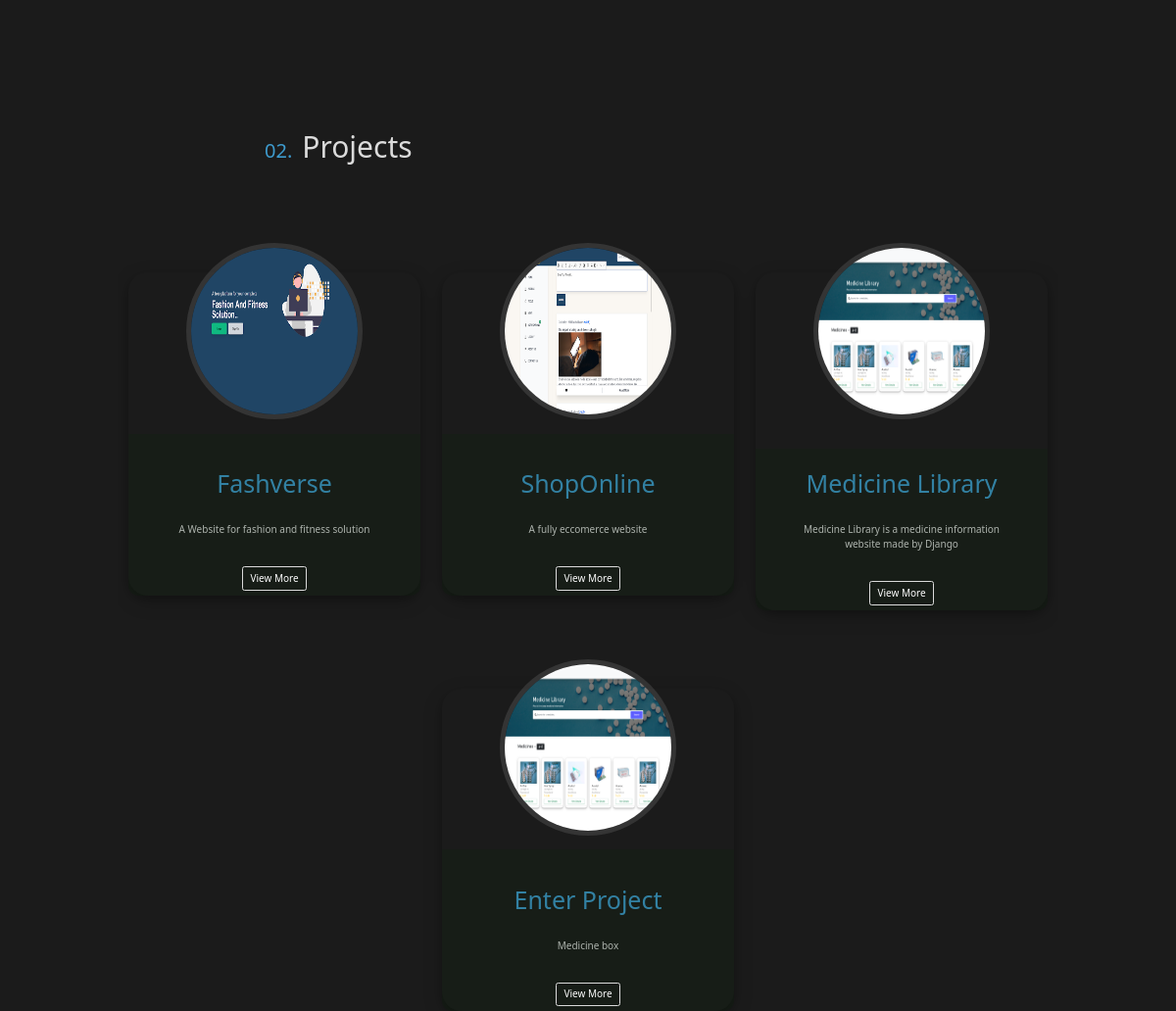
The app's page /rak1b (lower part), older data.
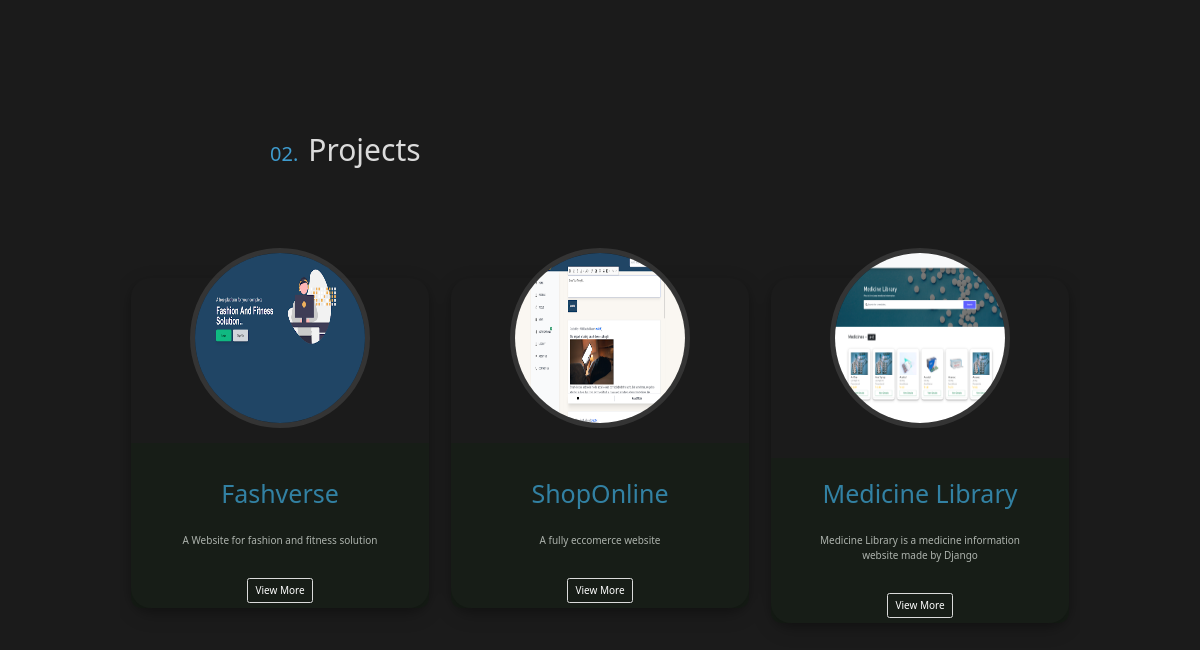
The same page, newer data.
### EditPortfolio/models.py (models this page shows)
class projectsModel(models.Model):
    user = models.ForeignKey(User,on_delete=models.CASCADE)
    title = models.CharField(max_length=250)
    short_description = models.CharField(max_length=250)
    full_description = FroalaField()
    image = models.ImageField(upload_to ='projects/')
    created = models.DateTimeField(auto_now_add=True)

### PublishedPortfolio/views.py (the view, shortened to what this page needs)
# urls.py: path("<str:name>",publishedView,name="published"),
def publishedView(request,name):
  user = User.objects.filter(username=name).first()
  navdetails = NavbarModel.objects.filter(user=user.id).first()
  if user:
    hero_contents = heroModel.objects.filter(username=name).first()
    hero_contents_default = heroModel.objects.filter(username="default").first()
    pmodel = projectsModel.objects.filter(user = user)
    theme = Theme.objects.filter(user=user).first()
    if hero_contents is not None:
        data = {
            "check": 1,
            'before_name': hero_contents.before_name,
            'name': hero_contents.fullname,
            'before_description': hero_contents.before_description,
            'description': hero_contents.description,
        }
    return render(request, "published/index.html", context={
        'data': data,
        'projects' : pmodel,
        'theme':theme,
        'navbar':navdetails
    })
  else:
    return HttpResponse("User dont exists,please create a account")

### templates/published/index.html (shortened to what this page needs)
{% extends "base.html" %}
 {% load static %}
 {% block css %}
<link rel="stylesheet" href="{% static 'css/navbar.css' %}" type="text/css" />
<link
  rel="stylesheet"
  href="{% static 'css/edit/edit.css' %}"
  type="text/css"
/>
{% endblock %}
  {% block content %}
  <div style="background: {{color}};"  class="background_full">
     {% include "Hero/hero.html" with data=data %}
     {% include "projects/projects_container.html" with published=1 %}
  </div>
{% endblock %}

### templates/base.html (shortened to what this page needs)
{% load static %}
<!DOCTYPE html>
<html lang="en">
  <head>
    <link
      rel="stylesheet"
      href="{% static 'assets/splideJs/css/splide.min.css' %}"
      type="text/css"
    />
    <link
      rel="stylesheet"
      href="{% static 'assets/bootstrap/bootstrap/css/bootstrap.min.css' %}"
      type="text/css"
    />
    <link
      rel="stylesheet"
      href="https://maxcdn.bootstrapcdn.com/font-awesome/4.7.0/css/font-awesome.min.css"
      type="text/css"
    />
    <link
      rel="stylesheet"
      href="{% static 'css/humburger.css' %}"
      type="text/css"
    />
    <link
      rel="stylesheet"
      href="{% static 'css/index.css' %}"
      type="text/css"
    />
    <link
    rel="stylesheet"
    href="{% static 'css/signup.css' %}"
    type="text/css"
  />
    <link
      rel="stylesheet"
      href="{% static 'css/Hero/hero.css' %}"
      type="text/css"
    />
    <link
      rel="stylesheet"
      href="{% static 'css/projects/projects.css' %}"
      type="text/css"
    />
    <link
      rel="stylesheet"
      href="{% static 'css/background_color/bg.css' %}"
      type="text/css"
    />
    <link
      rel="stylesheet"
      href="{% static 'css/animation.css' %}"
      type="text/css"
    />
    {% block css %} {% endblock %}
  </head>
  <body>
    <div class="area">
      {% block content %}{% endblock %}
      <ul class="circles">
      </ul>
    </div>
  </body>
</html>

### templates/navbar/navbar.html (shortened to what this page needs)
{% load static %}

### templates/Hero/hero.html (shortened to what this page needs)
<section id="hero_container">
<div class="port_hero" id="home">
  <div class="hero_left">
  </div>
  {% include 'hero/social.html' %}
</div>
</section>

### templates/Hero/social.html (shortened to what this page needs)
<div class="hero_right position-absolute top-0 bottom-0">
</div>

### templates/projects/projects_container.html (shortened to what this page needs)
{%load static%}
<section id="projects">
  <div id="projects_container">
    <div class="project_header">
        <h2>
          <span>02.</span>Projects
        </h2>
      </div>
      <div class="project_container position-relative">
        <div class="project_cards_container">
          {% for project in projects %}
           {% include "projects/project.html" with project=project %}
           {% endfor %}
        </div>
      </div>
</div>
</section>

### templates/projects/project.html (shortened to what this page needs)
{%load static%}
<div
  class="card__container position-relative project"
  id="project_{{project.id}}"
>
  <div class="position-absolute its_back"></div>
  <div class="card__image">
    <img src="{{project.image.url}}" alt="Not Found" />
  </div>
  <div class="card__header">
    <h1>{{project.title}}</h1>
  </div>
  <div class="card__desc"><p>{{project.short_description }}</p></div>
  <div
    class="btn btn-outline-success view_more"
    onclick="showProject('{{project.id}}')"
  >
    View More
  </div>
</div>

### templates/projects/edit_project.html (shortened to what this page needs)
{% load static %}

### static/css/index.css (style rules this page uses)
:root { --transition: all 0.25s cubic-bezier(0.645, 0.045, 0.355, 1); --white : #DDDDDD; --dark : #222831; --navy-dark:#30475E; --pink-red:#F05454; --font-mono: "SF Mono", "Fira Code", "Fira Mono", "Roboto Mono", monospace; --font-sans: "Calibre","San Francisco","SF Pro Text",-apple-system,system-ui,sans-serif; }
:root { --transition: all 0.25s cubic-bezier(0.645, 0.045, 0.355, 1); --white : #DDDDDD; --dark : #222831; --navy-dark:#30475E; --pink-red:#F05454; --font-mono: "SF Mono", "Fira Code", "Fira Mono", "Roboto Mono", monospace; --font-sans: "Calibre","San Francisco","SF Pro Text",-apple-system,system-ui,sans-serif; --font-segoe:"Segoe UI Regular"; --font-segoe:"Segoe UI Regular"; --font-segoe-bold:"Segoe UI Bold"; }
html { font-size: 62.5%; font-family: var(--font-mono); scroll-behavior: smooth; }
.background_full { width: 100%; height: auto; overflow-y: hidden; }

### static/css/signup.css (style rules this page uses)
*, *::before, *::after { box-sizing: border-box; }

### static/css/Hero/hero.css (style rules this page uses)
#hero_container { width: 100vw; height: 100vh; }
.port_hero { height: auto; min-height: 100vh; width: auto; min-width: 50vw; display: flex; margin: 0 30rem; position: relative; }
.hero_left { margin-top: 1rem; }
.hero_right { width: 40px; margin-top: 7rem; right: -3rem; }

### static/css/projects/projects.css (style rules this page uses)
.project_container { height: auto; min-height: 100vh; margin: 0 15rem; overflow: hidden; }
.project_header { display: flex; color: white; margin: 0 15 rem; margin-bottom: 7rem; text-align: start; }
.project_header h2 { color: var(--white); font-size: 3rem; margin: 0 15rem; }
.project_header h2 span { color: var(--pink-red); font-size: 2rem; margin-right: 1rem; }
.project_cards_container { display: flex; flex-wrap: wrap; }
.card__container { display: flex; flex-direction: column; color: antiquewhite; align-items: center; width: 31%; margin: 4% 1%; box-shadow: 0 4px 8px 0 rgba(0, 0, 0, 0.2), 0 6px 20px 0 rgba(0, 0, 0, 0.19); height: auto; border-radius: 2rem; justify-content: center; transition: 0.5s ease-in-out; }
.card__header { color: var(--pink-red); font-size:1rem; }
.card__desc { text-align: center; width: 70%; color: var(--white); margin: 2rem 0; }
.card__image { width: 20rem; height: 20rem; display: flex; justify-content: center; align-items: center; position: relative; }
.card__image img { transform: translateY(-4rem); transition: 0.5s ease-in-out; border-radius: 50%; border-radius: 50%; width: 18rem; height: 18rem; border: 5px solid #ffffff1c; }
.its_back { background: #0D260D38; width: 100%; height: 16.5rem; bottom: 0; border-radius: 0 0 10px 10px; z-index: 0; }
.view_more { z-index: 10; color: white; border: 1px solid var(--white); margin-bottom: 5px; }
@media (min-width: 850px) and (max-width: 1200px) { .card__container { min-width: 30%; margin: auto; margin-top: 8rem; } }
@media (min-width: 850px) and (max-width: 1200px) { .project_container { min-height: 100vh; margin: 0 12rem; } }
@media (min-width: 850px) and (max-width: 1200px) { .project_header { margin: 0 12rem; margin-bottom: 3rem; } }

### static/css/background_color/bg.css (style rules this page uses)
body { background-color: var(--navy-dark); }

### static/css/animation.css (style rules this page uses)
* { margin: 0px; padding: 0px; }
.area { background: -webkit-linear-gradient(to left, #8f94fb, #4e54c8); width: 100%; height:100%; }
.circles { position: absolute; top: 0; left: 0; width: 100%; height: 100%; overflow: hidden; z-index: -1; opacity: 0.3; }

### static/css/edit/edit.css (style rules this page uses)
@media only screen and (min-width: 751px) and (max-width: 1300px) { .port_hero { margin: 0 15rem; } }

Row changes from the older to the newer data that the page shows:
removed projectsModel: image (picture), title "Enter Project", short_description "Medicine box"
